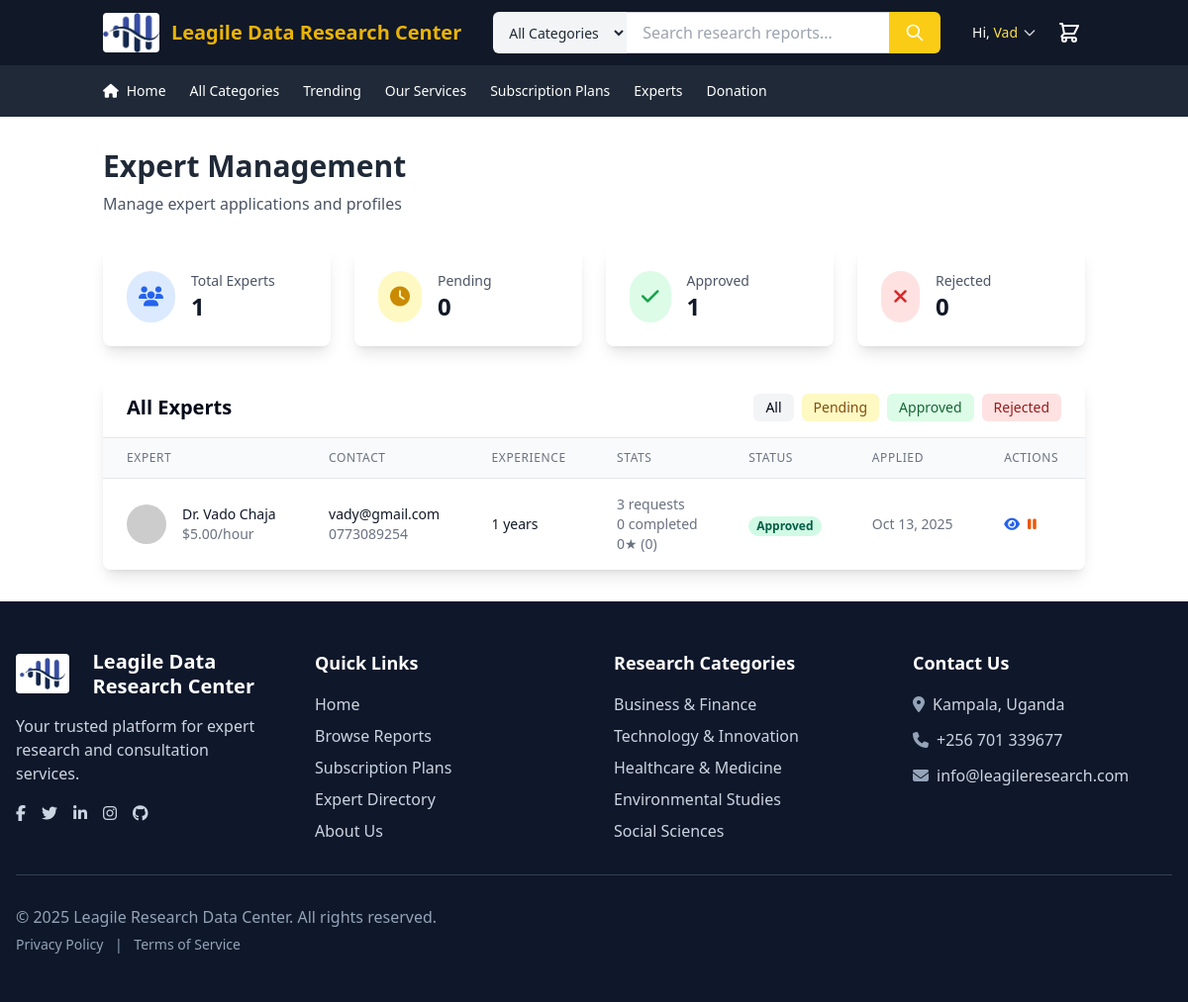
The page /admin/experts_mgmt.php (signed in) on the database its author committed.
### tables this page shows
CREATE TABLE IF NOT EXISTS `experts` (
  `id` varchar(36) NOT NULL,
  `user_id` varchar(36) NOT NULL,
  `title` varchar(100) NOT NULL,
  `first_name` varchar(50) NOT NULL,
  `last_name` varchar(50) NOT NULL,
  `email` varchar(100) NOT NULL,
  `phone` varchar(20) DEFAULT NULL,
  `bio` text DEFAULT NULL,
  `education` text DEFAULT NULL,
  `experience_years` int(11) DEFAULT 0,
  `hourly_rate` decimal(10,2) DEFAULT 0.00,
  `profile_image` varchar(255) DEFAULT NULL,
  `status` enum('pending','approved','rejected','suspended') DEFAULT 'pending',
  `rating` decimal(3,2) DEFAULT 0.00,
  `total_reviews` int(11) DEFAULT 0,
  `total_consultations` int(11) DEFAULT 0,
  `created_at` timestamp NULL DEFAULT current_timestamp(),
  `updated_at` timestamp NULL DEFAULT current_timestamp() ON UPDATE current_timestamp(),
  PRIMARY KEY (`id`),
  UNIQUE KEY `email` (`email`),
  KEY `user_id` (`user_id`)
);

### admin/experts_mgmt.php (the view, shortened to what this page needs)
<?php
require_once('../bin/page_settings.php');
require_once('../xsert.php');
$experts_stmt = $conn->prepare("
    SELECT e.*,
           COUNT(DISTINCT cr.id) as total_requests,
           COUNT(DISTINCT CASE WHEN cr.status = 'completed' THEN cr.id END) as completed_consultations,
           AVG(er.rating) as avg_rating,
           COUNT(DISTINCT er.id) as total_reviews
    FROM experts e
    LEFT JOIN consultation_requests cr ON e.id = cr.expert_id
    LEFT JOIN expert_reviews er ON e.id = er.expert_id
    GROUP BY e.id
    ORDER BY e.created_at DESC
");
$experts_stmt->execute();
$experts = $experts_stmt->fetchAll(PDO::FETCH_ASSOC);
?>
<!DOCTYPE html>
<html lang="en">
<head>
    <?php include('../bin/source_links.php'); ?>
</head>
<body>
    <main class="flex-grow">
        <div class="container mx-auto px-4 py-8">
            <div class="mb-8">
                <h1 class="text-3xl font-bold text-gray-800 mb-2">Expert Management</h1>
                <p class="text-gray-600">Manage expert applications and profiles</p>
            </div>
            <div class="grid grid-cols-1 md:grid-cols-4 gap-6 mb-8">
                <?php
                $total_experts = count($experts);
                $pending_experts = count(array_filter($experts, fn($e) => $e['status'] === 'pending'));
                $approved_experts = count(array_filter($experts, fn($e) => $e['status'] === 'approved'));
                $rejected_experts = count(array_filter($experts, fn($e) => $e['status'] === 'rejected'));
                ?>
                <div class="bg-white rounded-lg shadow-lg p-6">
                    <div class="flex items-center">
                        <div class="p-3 rounded-full bg-blue-100 text-blue-600">
                            <i class="fas fa-users text-xl"></i>
                        </div>
                        <div class="ml-4">
                            <p class="text-sm font-medium text-gray-600">Total Experts</p>
                            <p class="text-2xl font-bold text-gray-900"><?php echo $total_experts; ?></p>
                        </div>
                    </div>
                </div>
                <div class="bg-white rounded-lg shadow-lg p-6">
                    <div class="flex items-center">
                        <div class="p-3 rounded-full bg-yellow-100 text-yellow-600">
                            <i class="fas fa-clock text-xl"></i>
                        </div>
                        <div class="ml-4">
                            <p class="text-sm font-medium text-gray-600">Pending</p>
                            <p class="text-2xl font-bold text-gray-900"><?php echo $pending_experts; ?></p>
                        </div>
                    </div>
                </div>
                <div class="bg-white rounded-lg shadow-lg p-6">
                    <div class="flex items-center">
                        <div class="p-3 rounded-full bg-green-100 text-green-600">
                            <i class="fas fa-check text-xl"></i>
                        </div>
                        <div class="ml-4">
                            <p class="text-sm font-medium text-gray-600">Approved</p>
                            <p class="text-2xl font-bold text-gray-900"><?php echo $approved_experts; ?></p>
                        </div>
                    </div>
                </div>
                <div class="bg-white rounded-lg shadow-lg p-6">
                    <div class="flex items-center">
                        <div class="p-3 rounded-full bg-red-100 text-red-600">
                            <i class="fas fa-times text-xl"></i>
                        </div>
                        <div class="ml-4">
                            <p class="text-sm font-medium text-gray-600">Rejected</p>
                            <p class="text-2xl font-bold text-gray-900"><?php echo $rejected_experts; ?></p>
                        </div>
                    </div>
                </div>
            </div>
            <div class="bg-white rounded-lg shadow-lg overflow-hidden">
                <div class="px-6 py-4 border-b border-gray-200">
                    <div class="flex justify-between items-center">
                        <h2 class="text-xl font-bold">All Experts</h2>
                        <div class="flex space-x-2">
                            <button onclick="filterExperts('all')" class="px-3 py-1 text-sm bg-gray-100 rounded-md hover:bg-gray-200">All</button>
                            <button onclick="filterExperts('pending')" class="px-3 py-1 text-sm bg-yellow-100 text-yellow-800 rounded-md hover:bg-yellow-200">Pending</button>
                            <button onclick="filterExperts('approved')" class="px-3 py-1 text-sm bg-green-100 text-green-800 rounded-md hover:bg-green-200">Approved</button>
                            <button onclick="filterExperts('rejected')" class="px-3 py-1 text-sm bg-red-100 text-red-800 rounded-md hover:bg-red-200">Rejected</button>
                        </div>
                    </div>
                </div>
                <div class="overflow-x-auto">
                    <table class="min-w-full divide-y divide-gray-200">
                        <thead class="bg-gray-50">
                            <tr>
                                <th class="px-6 py-3 text-left text-xs font-medium text-gray-500 uppercase tracking-wider">Expert</th>
                                <th class="px-6 py-3 text-left text-xs font-medium text-gray-500 uppercase tracking-wider">Contact</th>
                                <th class="px-6 py-3 text-left text-xs font-medium text-gray-500 uppercase tracking-wider">Experience</th>
                                <th class="px-6 py-3 text-left text-xs font-medium text-gray-500 uppercase tracking-wider">Stats</th>
                                <th class="px-6 py-3 text-left text-xs font-medium text-gray-500 uppercase tracking-wider">Status</th>
                                <th class="px-6 py-3 text-left text-xs font-medium text-gray-500 uppercase tracking-wider">Applied</th>
                                <th class="px-6 py-3 text-left text-xs font-medium text-gray-500 uppercase tracking-wider">Actions</th>
                            </tr>
                        </thead>
                        <tbody class="bg-white divide-y divide-gray-200">
                            <?php foreach ($experts as $expert): ?>
                                <tr class="expert-row" data-status="<?php echo $expert['status']; ?>">
                                    <td class="px-6 py-4 whitespace-nowrap">
                                        <div class="flex items-center">
                                            <div class="flex-shrink-0 h-10 w-10">
                                                <img class="h-10 w-10 rounded-full"
                                                     src="<?php echo $expert['profile_image'] ? htmlspecialchars($expert['profile_image']) : 'https://api.dicebear.com/7.x/avataaars/svg?seed=' . $expert['id']; ?>"
                                                     alt="">
                                            </div>
                                            <div class="ml-4">
                                                <div class="text-sm font-medium text-gray-900">
                                                    <?php echo htmlspecialchars($expert['title'] . ' ' . $expert['first_name'] . ' ' . $expert['last_name']); ?>
                                                </div>
                                                <div class="text-sm text-gray-500">
                                                    $<?php echo number_format($expert['hourly_rate'], 2); ?>/hour
                                                </div>
                                            </div>
                                        </div>
                                    </td>
                                    <td class="px-6 py-4 whitespace-nowrap">
                                        <div class="text-sm text-gray-900"><?php echo htmlspecialchars($expert['email']); ?></div>
                                        <?php if ($expert['phone']): ?>
                                            <div class="text-sm text-gray-500"><?php echo htmlspecialchars($expert['phone']); ?></div>
                                        <?php endif; ?>
                                    </td>
                                    <td class="px-6 py-4 whitespace-nowrap">
                                        <div class="text-sm text-gray-900"><?php echo $expert['experience_years']; ?> years</div>
                                    </td>
                                    <td class="px-6 py-4 whitespace-nowrap text-sm text-gray-500">
                                        <div><?php echo $expert['total_requests']; ?> requests</div>
                                        <div><?php echo $expert['completed_consultations']; ?> completed</div>
                                        <div><?php echo $expert['avg_rating'] ? number_format($expert['avg_rating'], 1) : '0'; ?>★ (<?php echo $expert['total_reviews']; ?>)</div>
                                    </td>
                                    <td class="px-6 py-4 whitespace-nowrap">
                                        <span class="px-2 inline-flex text-xs leading-5 font-semibold rounded-full status-<?php echo $expert['status']; ?>">
                                            <?php echo ucfirst($expert['status']); ?>
                                        </span>
                                    </td>
                                    <td class="px-6 py-4 whitespace-nowrap text-sm text-gray-500">
                                        <?php echo date('M d, Y', strtotime($expert['created_at'])); ?>
                                    </td>
                                    <td class="px-6 py-4 whitespace-nowrap text-sm font-medium">
                                        <div class="flex space-x-2">
                                            <button onclick="viewExpert('<?php echo $expert['id']; ?>')" class="text-blue-600 hover:text-blue-900">
                                                <i class="fas fa-eye"></i>
                                            </button>
                                            <?php if ($expert['status'] === 'pending'): ?>
                                                <form method="POST" class="inline">
                                                    <input type="hidden" name="expert_id" value="<?php echo $expert['id']; ?>">
                                                    <input type="hidden" name="action" value="approve">
                                                    <button type="submit" class="text-green-600 hover:text-green-900" onclick="return confirm('Approve this expert?')">
                                                        <i class="fas fa-check"></i>
                                                    </button>
                                                </form>
                                                <form method="POST" class="inline">
                                                    <input type="hidden" name="expert_id" value="<?php echo $expert['id']; ?>">
                                                    <input type="hidden" name="action" value="reject">
                                                    <button type="submit" class="text-red-600 hover:text-red-900" onclick="return confirm('Reject this expert?')">
                                                        <i class="fas fa-times"></i>
                                                    </button>
                                                </form>
                                            <?php elseif ($expert['status'] === 'approved'): ?>
                                                <form method="POST" class="inline">
                                                    <button type="submit" class="text-orange-600 hover:text-orange-900" onclick="return confirm('Suspend this expert?')">
                                                        <i class="fas fa-pause"></i>
                                                    </button>
                                                </form>
                                            <?php endif; ?>
                                        </div>
                                    </td>
                                </tr>
                            <?php endforeach; ?>
                        </tbody>
                    </table>
                </div>
            </div>
        </div>
    </main>
</body>
</html>

### bin/style.css (style rules this page uses)
* { margin: 0; padding: 0; box-sizing: border-box; }
body { background-color: #f0f0f0; color: #333; }

### admin/experts_mgmt.php (style rules this page uses)
.status-approved { background-color: #d1fae5; color: #065f46; }

### rows shown on the page
experts: status "0", status "1", title+first_name+last_name "Dr. Vado Chaja", hourly_rate "5.00", email "vady@gmail.com", phone "0773089254", experience_years "1", total_requests "3", completed_consultations "0", total_reviews "0", status "Approved", created_at "Oct 13, 2025"

### other values the page prints
$user_name "Vad"
$total_experts "1"
